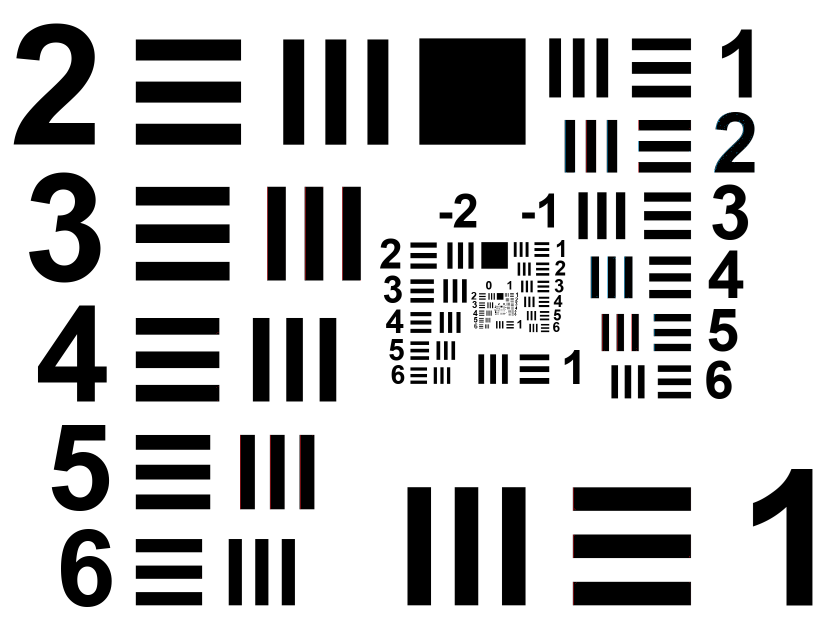
#> input picture USAF.png, 1679 x 1273 px (shown at 1/2 size)
$ jupyter execute --allow-errors Hiv_v10.1.ipynb
#> lines starting #> are read from the running program, lines starting #| are printed output that depends on the picture
### Prop_MOD.py
import numpy as np

def angular_spectrum_propagation(field, wavelength, dx, dy, z, n):
    """
    Propaga un campo complejo usando el método de espectro angular
    con índice de refracción fijo.

    Parámetros:
    -----------
    field : 2D np.ndarray (complex)
        Campo complejo inicial (amplitud + fase)
    wavelength : float
        Longitud de onda en metros
    dx, dy : float
        Pasos espaciales en x e y (m)
    z : float
        Distancia de propagación (m)
    n : float
        Índice de refracción del medio

    Retorna:
    --------
    field_propagated : 2D np.ndarray (complex)
        Campo propagado a la distancia z
    """
    k0 = 2 * np.pi / wavelength  # número de onda en vacío

    M, N = field.shape
    kx = np.fft.fftfreq(N, dx) * 2 * np.pi  # frecuencias espaciales en x (rad/m)
    ky = np.fft.fftfreq(M, dy) * 2 * np.pi  # frecuencias espaciales en y (rad/m)
    KX, KY = np.meshgrid(kx, ky)

    # Cálculo del k_z usando índice de refracción n
    kz_squared = (n * k0)**2 - KX**2 - KY**2
    # Evitar raíces complejas para valores evanescentes
    kz = np.sqrt(np.maximum(0, kz_squared)) + 1j * np.sqrt(np.maximum(0, -kz_squared))

    # Transformada de Fourier del campo inicial
    field_ft = np.fft.fft2(field)

    # Aplicar propagador angular
    H = np.exp(1j * kz * z)

    # Campo propagado en frecuencia espacial
    field_ft_propagated = field_ft * H

    # Volver al dominio espacial
    field_propagated = np.fft.ifft2(field_ft_propagated)

    return field_propagated

### Hiv_v10.1.ipynb
[cell 1]
import cv2
import numpy as np
import matplotlib.pyplot as plt
import os
from Prop_MOD import angular_spectrum_propagation
from skimage.metrics import peak_signal_noise_ratio as psnr
from skimage.metrics import structural_similarity as ssim


# Parámetros de subdivisión deseados
nx_sub, ny_sub = 11 , 9  # número de sub-cuadrados en x e y

img = cv2.imread('USAF.png', cv2.IMREAD_GRAYSCALE)
#> img: shape (1273, 1679); min 0, max 255, mean 196.5
if img is None:
    raise FileNotFoundError("No se encontró 'USAF.png' en el directorio de trabajo.")
M, N = img.shape
#> M = 1273; N = 1679
s_x = N // nx_sub
#> s_x = 152
s_y = M // ny_sub
#> s_y = 141
S = min(s_x, s_y)
#> S = 141
nx_eff = N // S
#> nx_eff = 11
ny_eff = M // S
#> ny_eff = 9
x_edges = np.arange(0, (nx_eff+1)*S, S)
y_edges = np.arange(0, (ny_eff+1)*S, S)

# Visualizar la malla sobre la imagen
plt.figure(figsize=(6, 6))
plt.imshow(img, cmap='gray', origin='upper')
for x in x_edges:
    plt.axvline(x, color='r', linewidth=1)
for y in y_edges:
    plt.axhline(y, color='r', linewidth=1)
plt.title(f'Malla uniforme de sub-cuadrados ({nx_eff}×{ny_eff}) de {S} px lado')
plt.xlabel('x [px]')
plt.ylabel('y [px]')
plt.tight_layout()
plt.show()
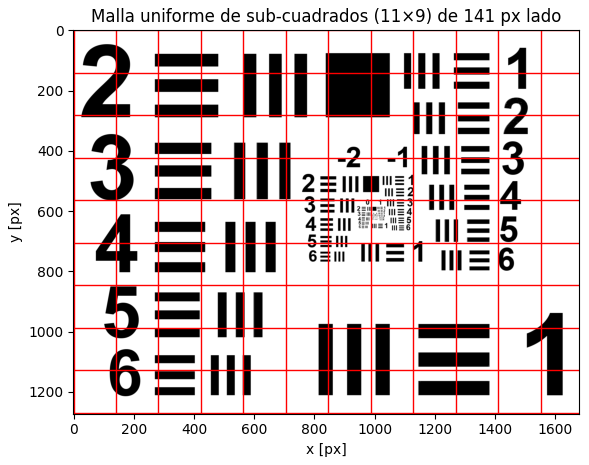
#> figure drawn by matplotlib, 1 panel

[cell 2]
def main():
    # --- Parámetros físicos ---
    wavelength = 532e-9    # 532 nm
    dx = dy = 1.85e-6      # 1.85 µm por píxel
    z = 10e-3               # 7 mm

    # --- Leer imagen---
    img = cv2.imread('USAF.png', cv2.IMREAD_GRAYSCALE)
    if img is None:
        raise FileNotFoundError("No se encontró 'USAF.jpg' en el directorio de trabajo.")
    M, N = img.shape
#> M = 1273; N = 1679
    amp = img.astype(np.float64) / 255.0
    field = amp.astype(np.complex128)

    # --- Definir subdivisión uniforme en cuadrados ---
    nx_des, ny_des = 10, 10
    s_x = N // nx_des
#> s_x = 167
    s_y = M // ny_des
#> s_y = 127
    S = min(s_x, s_y)
#> S = 127
    x_edges = np.concatenate((np.arange(0, N, S), [N]))
    y_edges = np.concatenate((np.arange(0, M, S), [M]))
    nx = len(x_edges) - 1
#> nx = 14
    ny = len(y_edges) - 1
#> ny = 11

    # --- Generar mapa de índices de refracción 1.0 a 1.6 ---
    n_map = np.linspace(1.0, 1.6, nx * ny).reshape(ny, nx)

    # --- Parámetros para simular α ---
    alpha_min, alpha_max = 0.1 , 1.0  # rango de α en 1/m

    # STRATEGY: eliger uno de estos 'uniform', 'gradient', 'random'
    strategy = 'random'

    if strategy == 'uniform':
        # α constante en todo el campo
        alpha_map = np.full((ny, nx), (alpha_min + alpha_max) / 2)
    elif strategy == 'gradient':
        # α varía linealmente de izquierda a derecha
        alpha_map = np.tile(
            np.linspace(alpha_min, alpha_max, nx),
            (ny, 1)
        )
    elif strategy == 'random':
        # α aleatorio por parche
        alpha_map = np.random.uniform(alpha_min, alpha_max, size=(ny, nx))
    else:
        raise ValueError(f"Estrategia '{strategy}' no soportada.")

    # --- Preparar carpeta de salida y buffer completo ---
    out_dir = 'patches'
    os.makedirs(out_dir, exist_ok=True)
    output = np.zeros_like(field, dtype=np.complex128)

    # --- Bucle de propagación + absorción + guardado ---
    for i in range(ny):
        for j in range(nx):
            y0, y1 = y_edges[i],   y_edges[i+1]
            x0, x1 = x_edges[j],   x_edges[j+1]
            patch = field[y0:y1, x0:x1]
            n_cell = n_map[i, j]
            alpha = alpha_map[i, j]

            # 1) Propagar parche
            patch_prop = angular_spectrum_propagation(
                patch, wavelength, dx, dy, z, n_cell
            )
            # 2) Aplicar absorción simulada
            patch_prop *= np.exp(-alpha * z)

            # 3) Guardar parche como imagen (intensidad normalizada)
            intensity_patch = np.abs(patch_prop)**2
            norm = cv2.normalize(intensity_patch, None, 0, 255, cv2.NORM_MINMAX)
            img_uint8 = norm.astype(np.uint8)
            fname = f"n{n_cell:.2f}_a{alpha:.2f}.png"
            cv2.imwrite(os.path.join(out_dir, fname), img_uint8)

            # 4) Insertar parche en la reconstrucción completa
            output[y0:y1, x0:x1] = patch_prop
#> this loop made 11 passes
#> pass 1, in main, `cv2.imwrite(os.path.join(out_dir, fname), img_uint8)`:
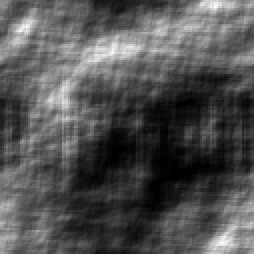
#> saved as n1.00_a0.59.png: shape (127, 127) (shown 2 times larger); min 0, max 254, mean 81.7
#> pass 1, in main, `cv2.imwrite(os.path.join(out_dir, fname), img_uint8)`:
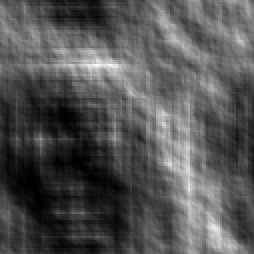
#> saved as n1.00_a0.74.png: shape (127, 127) (shown 2 times larger); min 0, max 255, mean 83.9
#> pass 1, in main, `cv2.imwrite(os.path.join(out_dir, fname), img_uint8)`:
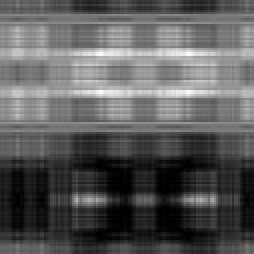
#> saved as n1.01_a0.64.png: shape (127, 127) (shown 2 times larger); min 0, max 255, mean 91
#> pass 1, in main, `cv2.imwrite(os.path.join(out_dir, fname), img_uint8)`:
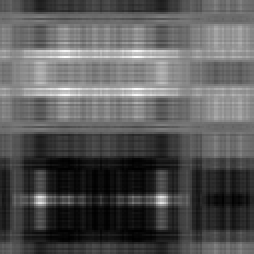
#> saved as n1.01_a0.59.png: shape (127, 127) (shown 2 times larger); min 0, max 254, mean 88.4

    # --- Mostrar reconstrucción completa ---
    intensity_full = np.abs(output)**2
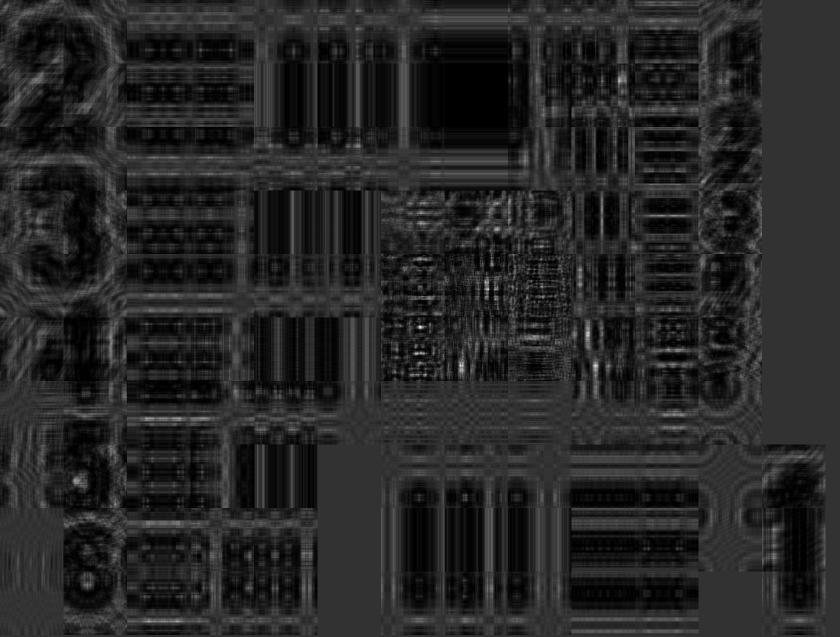
#> intensity_full: shape (1273, 1679) float64 (shown at 1/2 size); min 0, max 5, mean 0.759; drawn with min black and max white
    plt.figure(figsize=(6, 6))
    plt.imshow(intensity_full, cmap='gray', origin='upper')
    plt.title(f'Reconstrucción Completa (α {strategy}, z={z} mm)')
    plt.axis('off')
    plt.tight_layout()
    plt.show()

    # --- Guardar reconstrucción completa ---
    np.save('intensity_full.npy', intensity_full)
    plt.imsave('intensity_full.png', intensity_full, cmap='gray')

    print(f"Guardados {nx*ny} parches en '{out_dir}/' y reconstrucción completa en 'intensity_full.png'.")
#| Guardados 154 parches en 'patches/' y reconstrucción completa en 'intensity_full.png'.

if __name__ == '__main__':
    main()
